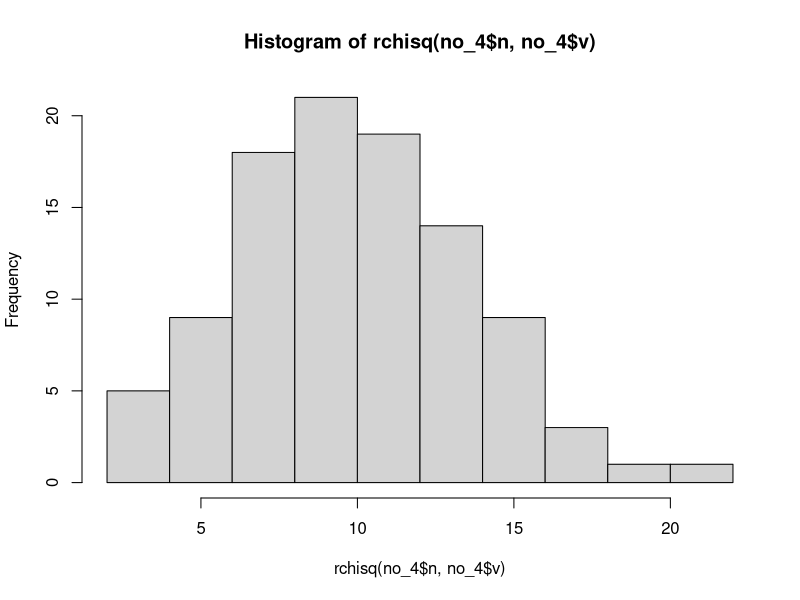

This figure's R source:
#NOMOR 4
no_4 <- list("x" = 12, "v" = 10, "n" = 100)

#penyelesaian 4a
print( dchisq(no_4$x, no_4$v) )

#penyelesaian 4b
set.seed(1)
hist( rchisq(no_4$n, no_4$v) )

help("dchisq")

#penyelesaian 4c
#mean
#mean = v
print(no_4$v)

#varians
#varians = v*2
print(no_4$v * 2)